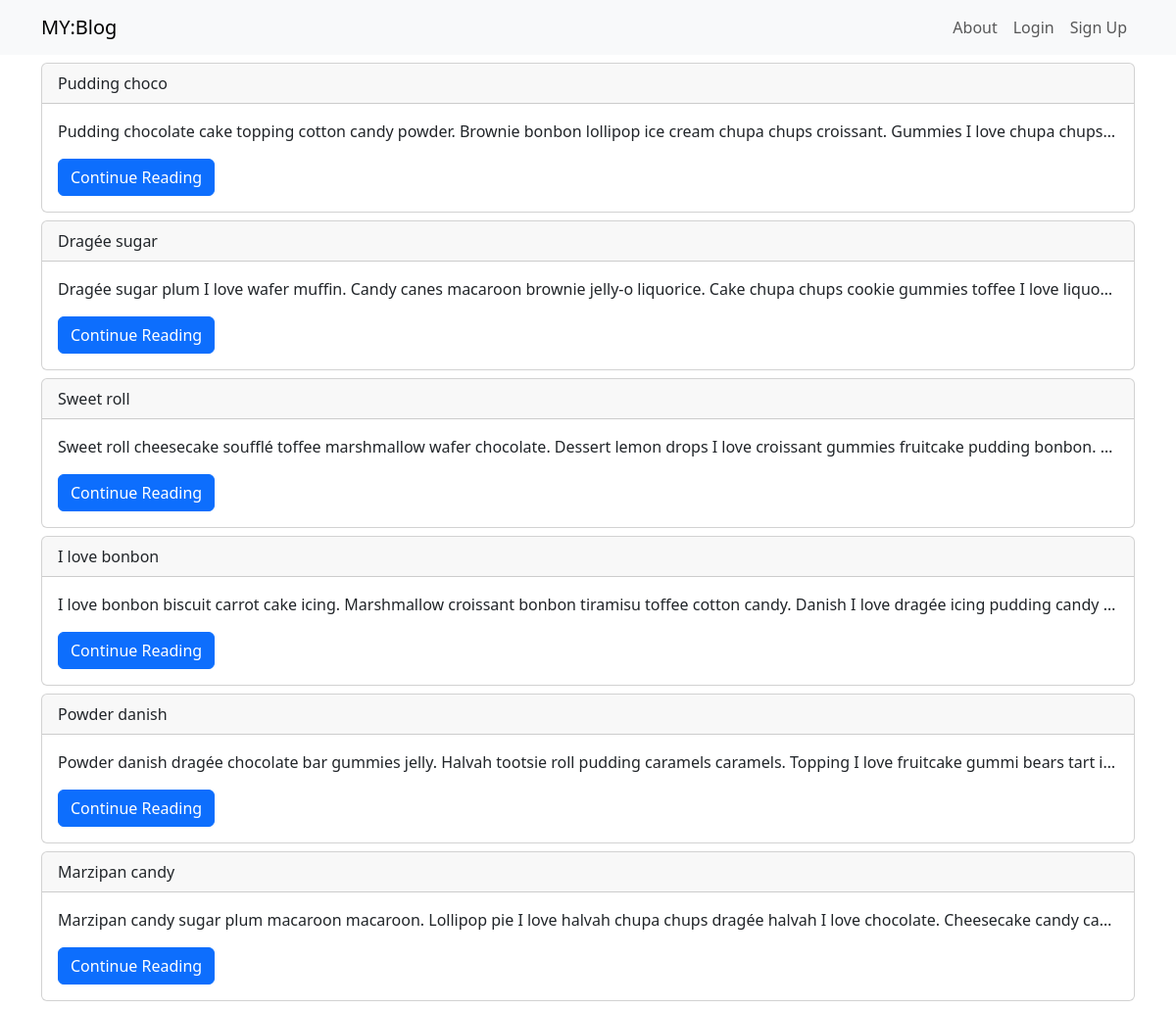
The page / on the database its author committed.
### posts/models.py (models this page shows, shortened)
class Post(models.Model):
    title = models.CharField(max_length=50)
    body = models.TextField()
    create_at = models.DateTimeField(auto_now_add=True)
    update_at = models.DateTimeField(auto_now=True)
    author = models.ForeignKey(User, on_delete=models.CASCADE)
    class Meta:
        verbose_name = "postarinhio"
        verbose_name_plural = "All the Posts"

### posts/views.py (the view)
# urls.py: path("", views.all_posts, name="home"),
def all_posts(request):
    posts = Post.objects.all()
    print(request.user)
    return render(request, "all_posts.html", context={"posts": posts})

### posts/templates/all_posts.html (shortened to what this page needs)
{% extends 'base.html' %}
{% block content %}
{% for post in posts %}
<div class="card my-2">
    <div class="card-header">
        {{post.title}}
    </div>
    <div class="card-body">
        <p class="card-text text-truncate">{{post.body}}</p>
        <a href="posts/{{post.pk}}" class="btn btn-primary">Continue Reading</a>
    </div>
</div>
{% endfor %}
{% endblock %}

### rows shown on the page
Post: title "Pudding choco", body "Pudding chocolate cake topping cotton candy powder. Brownie bonbon lollipop ice cream chupa chups croissant. Gummies I love chupa chups…"
Post: title "Dragée sugar", body "Dragée sugar plum I love wafer muffin. Candy canes macaroon brownie jelly-o liquorice. Cake chupa chups cookie gummies toffee I love liquo…"
Post: title "Sweet roll", body "Sweet roll cheesecake soufflé toffee marshmallow wafer chocolate. Dessert lemon drops I love croissant gummies fruitcake pudding bonbon.…"
Post: title "I love bonbon", body "I love bonbon biscuit carrot cake icing. Marshmallow croissant bonbon tiramisu toffee cotton candy. Danish I love dragée icing pudding candy…"
Post: title "Powder danish", body "Powder danish dragée chocolate bar gummies jelly. Halvah tootsie roll pudding caramels caramels. Topping I love fruitcake gummi bears tart i…"
Post: title "Marzipan candy", body "Marzipan candy sugar plum macaroon macaroon. Lollipop pie I love halvah chupa chups dragée halvah I love chocolate. Cheesecake candy ca…"
